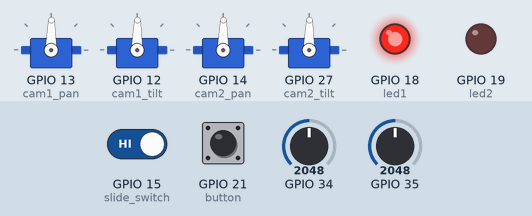
A program run on a simulated ESP32 board running MicroPython. On the bench: 4 × servo, output pins drawn as LEDs (lit = HIGH). Wiring (from the project's diagram.json): servo on GPIO 12, servo on GPIO 13, servo on GPIO 14, switch on GPIO 15, red LED on GPIO 18, red LED on GPIO 19, button joystick on GPIO 21, servo on GPIO 27, joystick X on GPIO 34, joystick Y on GPIO 35. The inputs (shaded band) are chosen by the test bench; at power-on: GPIO 34 = 2048, GPIO 15 (slide_switch) HIGH, GPIO 21 (button) HIGH, GPIO 35 = 2048 (analog values on the 0–4095 scale). Servo angles are drawn from the pulse width (0.5 ms = 0°, 2.5 ms = 180°); what the program prints to the serial console is not drawn.

Above: at 1.2 s.
1.3 s: GPIO 34 set to 2971
2.8 s: GPIO 34 set to 3038
At 4.3 s:
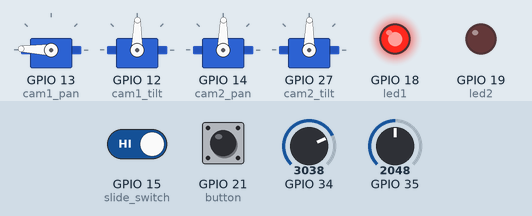
5.2 s: GPIO 15 (slide_switch) driven LOW
At 7.3 s:
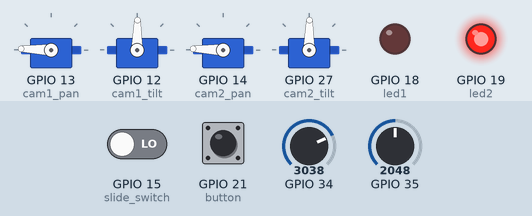
7.6 s: GPIO 34 set to 1055
9.1 s: GPIO 34 set to 934
At 11.8 s:
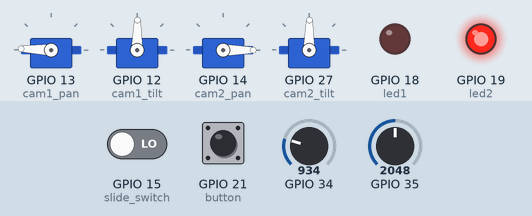
12.1 s: GPIO 15 (slide_switch) driven HIGH
At 14.4 s:
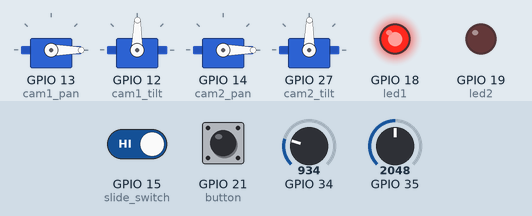
Timing chart, 0 to 15.9 s (numbered marks = the images above; inputs shaded):
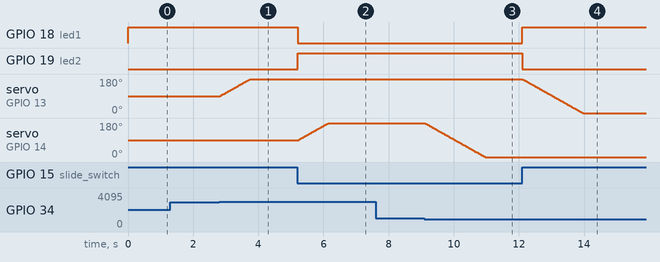

Measured:
- the behaviour switches between 3000 and 3001 on GPIO 34 (found by bisection; images 0 and 1)
- the behaviour switches between 1000 and 999 on GPIO 34 (found by bisection; images 2 and 3)
- after the input at 1.3 s, every drawn part: stays the same
- after the input at 2.8 s, servo on GPIO 13 (cam1_pan): moves from 89° to 178° over 0.92 s, starting at once
- after the input at 5.2 s, GPIO 18 (led1): HIGH → LOW at once; GPIO 19 (led2): LOW → HIGH at once; servo on GPIO 14 (cam2_pan): moves from 89° to 178° over 0.92 s, starting at once
- after the input at 7.6 s, every drawn part: stays the same
- after the input at 9.1 s, servo on GPIO 14 (cam2_pan): moves from 178° to 0° over 1.8 s, starting at once
- after the input at 12.1 s, GPIO 18 (led1): LOW → HIGH at once; GPIO 19 (led2): HIGH → LOW at once; servo on GPIO 13 (cam1_pan): moves from 178° to 0° over 1.8 s, starting at once

The program:

main.py
```python
print("Hello, ESP32!")
import machine
import time
from joystick import *
from servo import *

slide_switch = Pin(15, Pin.IN)

led1 = Pin(18, Pin.OUT)
led2 = Pin(19, Pin.OUT)


joystick = Joystick(34, 35, 21, mode="polling")
button = Pin(21, Pin.IN, Pin.PULL_UP)


# Servo initialization
cam1_pan = Servo(13)
cam1_tilt = Servo(12)
cam2_pan = Servo(14)
cam2_tilt = Servo(27)


# Initial gain
gain = 1
button_last = 1  # for edge detection

def request_gain():
    global gain
    while True:
        try:
            user_input = input("Enter gain (1-10): ")
            value = int(user_input)
            if 1 <= value <= 10:
                gain = value
                print("Gain set to", gain)
                break
            else:
                print("Invalid gain. Please enter a number between 1 and 10.")
        except:
            print("Invalid input. Please enter a number between 1 and 10.")


while True:

    cam_selected = slide_switch.value()
    direction = joystick.read()

    if cam_selected == 1:
        led1.on()
        led2.off()
    else:
        led1.off()
        led2.on()
    time.sleep(0.01)

    button_now = Pin(21, Pin.IN, Pin.PULL_UP).value()
    if button_last == 1 and button_now == 0:  # falling edge
        request_gain()
    button_last = button_now

    # Move correct servos based on direction and camera
    if cam_selected:  # Camera 1
        if direction == "L":
            cam1_pan.left()
        elif direction == "R":
            cam1_pan.right()
        elif direction == "U":
            cam1_tilt.left()
        elif direction == "D":
            cam1_tilt.right()
    else:  # Camera 2
        if direction == "L":
            cam2_pan.left()
        elif direction == "R":
            cam2_pan.right()
        elif direction == "U":
            cam2_tilt.left()
        elif direction == "D":
            cam2_tilt.right()
#while True:
#    direction = joystick.read()
#    print("Joystick:", direction, "Button:", "Pressed" if button.value() == 0 else "Released")
#    time.sleep(0.2)
```

joystick.py
```python
from machine import ADC, Pin
import time


class Joystick:
    def __init__(self, xAxis: int, yAxis: int, button_pin: int, mode: str):
        # Write your code here
        self.h_axis = ADC(Pin(xAxis))
        self.v_axis = ADC(Pin(yAxis))
        self.button = Pin(button_pin, Pin.IN, Pin.PULL_UP)

        self.mode = mode
        self.last_state = "M"

        self.h_axis.atten(ADC.ATTN_11DB)
        self.v_axis.atten(ADC.ATTN_11DB)

        if self.mode == "interrupt":
            self.timer = Timer(-1)
            self.timer.init(period=100, mode=Timer.PERIODIC, callback=self._update_state)


    # This function reads the joystick and returns the joystick state:
    # L: left    R: Right    U: Up    D: Down    M: Middle
    def read(self):
        # Write your code here
        x_val = self.h_axis.read()
        y_val = self.v_axis.read()
        btn_val = self.button.value()

        if btn_val == 0:
            self.last_state = "M"
        elif x_val < 1000:
            self.last_state = "L"
        elif x_val > 3000:
            self.last_state = "R"
        elif y_val < 1000:
            self.last_state = "U"
        elif y_val > 3000:
            self.last_state = "D"
        else:
            self.last_state = "M"

        return self.last_state
```

servo.py
```python
from machine import Pin, PWM

class Servo:
    def __init__(self, pwm_pin: int, min_us=500, max_us=2500):
        self.pwm = PWM(Pin(pwm_pin), freq=50)
        self.min_us = min_us
        self.max_us = max_us
        self.angle = 90  # start at center
        self.goto(self.angle)


    def _angle_to_duty(self, angle):
        us = self.min_us + (self.max_us - self.min_us) * angle // 180
        duty = int(us * 1023 // 20000)  # convert microseconds to duty cycle
        return duty

    def goto(self, angle):
        angle = max(0, min(180, angle))  # limit angle to valid range
        self.angle = angle
        duty = self._angle_to_duty(angle)
        self.pwm.duty(duty)

    def left(self, delta=1):
        self.goto(self.angle - delta)

    def right(self, delta=1):
        self.goto(self.angle + delta)
```
